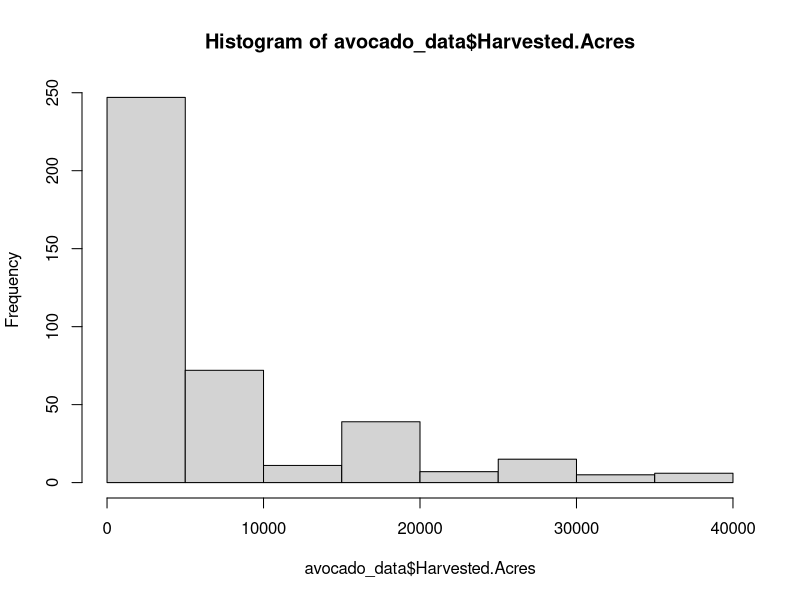
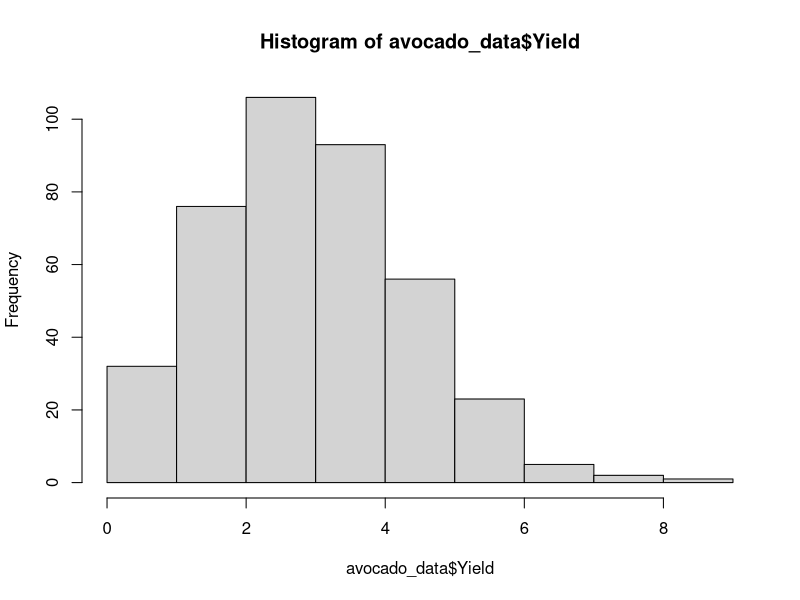
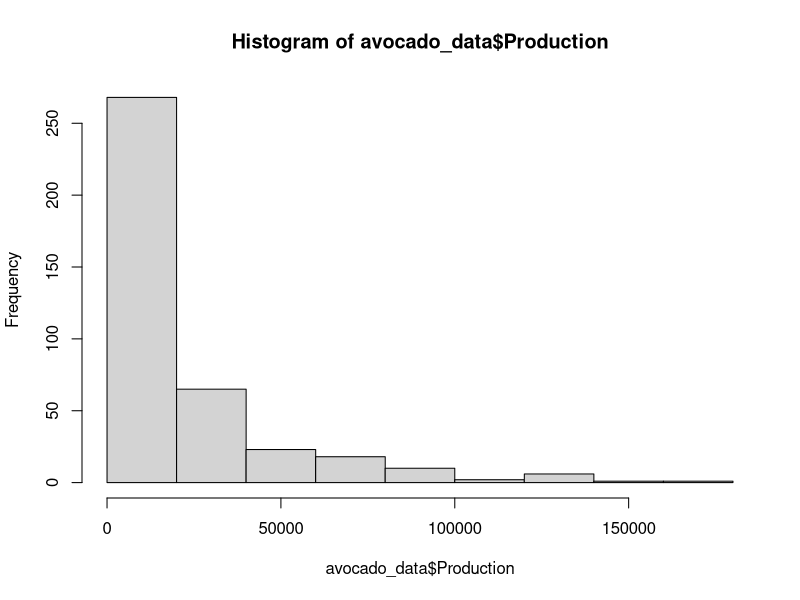
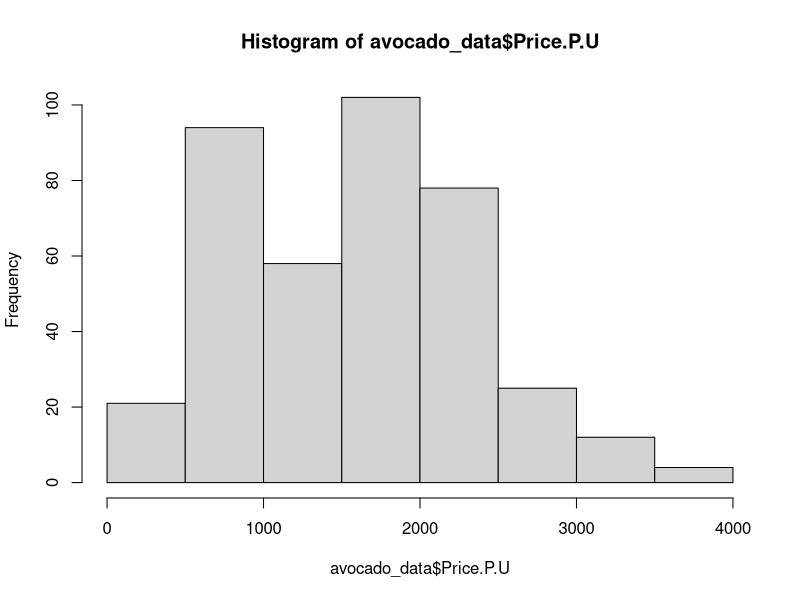
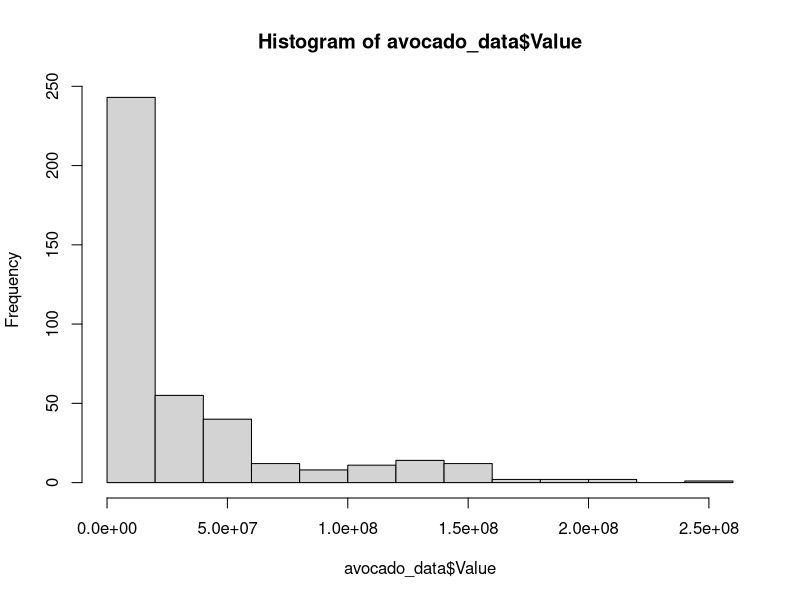

Recreate these plots in R, in order.
## ---- chunk 1
# add packages you need for this assignment
## ---- chunk 2
knitr::opts_chunk$set(
  echo = TRUE,comment = '', fig.width = 3, fig.height = 3
  )
## ---- chunk 3
raw_data <- read.csv("cali_avocados.csv")
avocado_data <- data.frame(raw_data)
## ---- chunk 4
str(avocado_data)
summary(avocado_data)
## ---- chunk 5
which(is.na(avocado_data$Year))
sum(is.na(avocado_data$Year))
## ---- chunk 6
which(is.na(avocado_data$Commodity.Code))
sum(is.na(avocado_data$Commodity.Code))
## ---- chunk 7
which(is.na(avocado_data$Crop.Name))
sum(is.na(avocado_data$Crop.Name))
## ---- chunk 8
which(is.na(avocado_data$County.Code))
sum(is.na(avocado_data$County.Code))
## ---- chunk 9
which(is.na(avocado_data$County))
sum(is.na(avocado_data$County))
## ---- chunk 10
which(is.na(avocado_data$Harvested.Acres))
sum(is.na(avocado_data$Harvested.Acres))
## ---- chunk 11
which(is.na(avocado_data$Yield))
sum(is.na(avocado_data$Yield))
## ---- chunk 12
which(is.na(avocado_data$Production))
sum(is.na(avocado_data$Production))
## ---- chunk 13
which(is.na(avocado_data$Price.P.U))
sum(is.na(avocado_data$Price.P.U))
## ---- chunk 14
which(is.na(avocado_data$Value))
sum(is.na(avocado_data$Value))
## ---- chunk 15
which(is.na(avocado_data))
sum(is.na(avocado_data))
## ---- chunk 16
hist(avocado_data$Harvested.Acres)
## ---- chunk 17
hist(avocado_data$Yield)
## ---- chunk 18
hist(avocado_data$Production)
## ---- chunk 19
hist(avocado_data$Price.P.U)
## ---- chunk 20
hist(avocado_data$Value)
## ---- chunk 21
price_mean <- mean(avocado_data$Price.P.U, na.rm = TRUE)
## ---- chunk 22
t.test(x = avocado_data$Price.P.U, mu = price_mean)
## ---- chunk 23
acres_production_lm <- lm(Harvested.Acres ~ Production, data = avocado_data)
summary(acres_production_lm)
